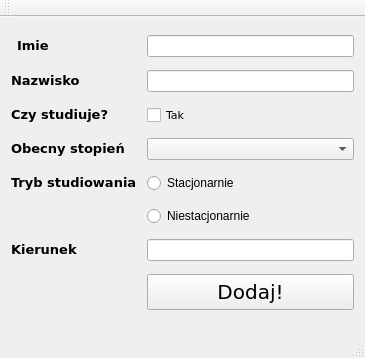
<?xml version="1.0" encoding="UTF-8"?>
<ui version="4.0">
 <class>NewStudent_FormClass</class>
 <widget class="QMainWindow" name="NewStudent_FormClass">
  <property name="geometry">
   <rect>
    <x>0</x>
    <y>0</y>
    <width>365</width>
    <height>358</height>
   </rect>
  </property>
  <property name="sizePolicy">
   <sizepolicy hsizetype="Minimum" vsizetype="Fixed">
    <horstretch>0</horstretch>
    <verstretch>0</verstretch>
   </sizepolicy>
  </property>
  <property name="windowTitle">
   <string>NewStudent_Form</string>
  </property>
  <widget class="QWidget" name="centralWidget">
   <layout class="QGridLayout" name="gridLayout">
    <item row="0" column="0">
     <widget class="QLabel" name="imie_label">
      <property name="sizePolicy">
       <sizepolicy hsizetype="Minimum" vsizetype="Fixed">
        <horstretch>0</horstretch>
        <verstretch>0</verstretch>
       </sizepolicy>
      </property>
      <property name="font">
       <font>
        <family>Verdana</family>
        <pointsize>10</pointsize>
       </font>
      </property>
      <property name="styleSheet">
       <string notr="true">padding: 2</string>
      </property>
      <property name="text">
       <string>&lt;html&gt;&lt;head/&gt;&lt;body&gt;&lt;p&gt;&lt;span style=&quot; font-weight:500; color: black&quot;&gt;Imie&lt;/span&gt;&lt;/p&gt;&lt;/body&gt;&lt;/html&gt;</string>
      </property>
      <property name="buddy">
       <cstring>lineEdit_firstName</cstring>
      </property>
     </widget>
    </item>
    <item row="0" column="1">
     <widget class="QLineEdit" name="lineEdit_firstName">
      <property name="sizePolicy">
       <sizepolicy hsizetype="Minimum" vsizetype="Fixed">
        <horstretch>0</horstretch>
        <verstretch>0</verstretch>
       </sizepolicy>
      </property>
     </widget>
    </item>
    <item row="1" column="0">
     <widget class="QLabel" name="nazwisko_label">
      <property name="sizePolicy">
       <sizepolicy hsizetype="Preferred" vsizetype="Fixed">
        <horstretch>0</horstretch>
        <verstretch>0</verstretch>
       </sizepolicy>
      </property>
      <property name="font">
       <font>
        <family>Verdana</family>
        <pointsize>10</pointsize>
       </font>
      </property>
      <property name="text">
       <string>&lt;html&gt;&lt;head/&gt;&lt;body&gt;&lt;p&gt;&lt;span style=&quot; font-weight:500; color: black; font-family: verdana&quot;&gt;Nazwisko&lt;/span&gt;&lt;/p&gt;&lt;/body&gt;&lt;/html&gt;</string>
      </property>
      <property name="buddy">
       <cstring>lineEdit_secondName</cstring>
      </property>
     </widget>
    </item>
    <item row="1" column="1">
     <widget class="QLineEdit" name="lineEdit_secondName">
      <property name="sizePolicy">
       <sizepolicy hsizetype="Expanding" vsizetype="Fixed">
        <horstretch>0</horstretch>
        <verstretch>0</verstretch>
       </sizepolicy>
      </property>
     </widget>
    </item>
    <item row="2" column="0">
     <widget class="QLabel" name="czyStudiuje_label">
      <property name="sizePolicy">
       <sizepolicy hsizetype="Preferred" vsizetype="Fixed">
        <horstretch>0</horstretch>
        <verstretch>0</verstretch>
       </sizepolicy>
      </property>
      <property name="font">
       <font>
        <family>Verdana</family>
        <pointsize>10</pointsize>
       </font>
      </property>
      <property name="text">
       <string>&lt;html&gt;&lt;head/&gt;&lt;body&gt;&lt;p&gt;&lt;span style=&quot; font-weight:500; color: black; font-family: verdana&quot;&gt;Czy studiuje?
&lt;/span&gt;&lt;/p&gt;&lt;/body&gt;&lt;/html&gt;</string>
      </property>
      <property name="buddy">
       <cstring>checkBox_IfStillStudy</cstring>
      </property>
     </widget>
    </item>
    <item row="2" column="1">
     <widget class="QCheckBox" name="checkBox_IfStillStudy">
      <property name="sizePolicy">
       <sizepolicy hsizetype="Minimum" vsizetype="Fixed">
        <horstretch>0</horstretch>
        <verstretch>0</verstretch>
       </sizepolicy>
      </property>
      <property name="font">
       <font>
        <family>Verdana</family>
        <pointsize>8</pointsize>
       </font>
      </property>
      <property name="text">
       <string>Tak</string>
      </property>
     </widget>
    </item>
    <item row="3" column="0">
     <widget class="QLabel" name="stopienStudiow_label">
      <property name="sizePolicy">
       <sizepolicy hsizetype="Preferred" vsizetype="Fixed">
        <horstretch>0</horstretch>
        <verstretch>0</verstretch>
       </sizepolicy>
      </property>
      <property name="font">
       <font>
        <family>Verdana</family>
        <pointsize>10</pointsize>
       </font>
      </property>
      <property name="text">
       <string>&lt;html&gt;&lt;head/&gt;&lt;body&gt;&lt;p&gt;&lt;span style=&quot; font-weight:500; color: black; font-family: verdana&quot;&gt;Obecny stopień
&lt;/span&gt;&lt;/p&gt;&lt;/body&gt;&lt;/html&gt;</string>
      </property>
      <property name="buddy">
       <cstring>comboBox_stopnie</cstring>
      </property>
     </widget>
    </item>
    <item row="3" column="1">
     <widget class="QComboBox" name="comboBox_stopnie">
      <property name="sizePolicy">
       <sizepolicy hsizetype="Preferred" vsizetype="Fixed">
        <horstretch>0</horstretch>
        <verstretch>0</verstretch>
       </sizepolicy>
      </property>
     </widget>
    </item>
    <item row="4" column="0">
     <widget class="QLabel" name="tryb_label">
      <property name="sizePolicy">
       <sizepolicy hsizetype="Preferred" vsizetype="Fixed">
        <horstretch>0</horstretch>
        <verstretch>0</verstretch>
       </sizepolicy>
      </property>
      <property name="font">
       <font>
        <family>Verdana</family>
        <pointsize>10</pointsize>
       </font>
      </property>
      <property name="text">
       <string>&lt;html&gt;&lt;head/&gt;&lt;body&gt;&lt;p&gt;&lt;span style=&quot; font-weight:500; color: black; font-family: verdana&quot;&gt;Tryb studiowania
&lt;/span&gt;&lt;/p&gt;&lt;/body&gt;&lt;/html&gt;</string>
      </property>
      <property name="buddy">
       <cstring>rd_stacjonarnie</cstring>
      </property>
     </widget>
    </item>
    <item row="4" column="1">
     <widget class="QRadioButton" name="rd_stacjonarnie">
      <property name="sizePolicy">
       <sizepolicy hsizetype="Minimum" vsizetype="Fixed">
        <horstretch>0</horstretch>
        <verstretch>0</verstretch>
       </sizepolicy>
      </property>
      <property name="text">
       <string>Stacjonarnie</string>
      </property>
     </widget>
    </item>
    <item row="5" column="1">
     <widget class="QRadioButton" name="rd_niestacjonarnie">
      <property name="sizePolicy">
       <sizepolicy hsizetype="Minimum" vsizetype="Fixed">
        <horstretch>0</horstretch>
        <verstretch>0</verstretch>
       </sizepolicy>
      </property>
      <property name="text">
       <string>Niestacjonarnie</string>
      </property>
     </widget>
    </item>
    <item row="6" column="0">
     <widget class="QLabel" name="kierunek_label">
      <property name="sizePolicy">
       <sizepolicy hsizetype="Preferred" vsizetype="Fixed">
        <horstretch>0</horstretch>
        <verstretch>0</verstretch>
       </sizepolicy>
      </property>
      <property name="font">
       <font>
        <family>Verdana</family>
        <pointsize>10</pointsize>
       </font>
      </property>
      <property name="text">
       <string>&lt;html&gt;&lt;head/&gt;&lt;body&gt;&lt;p&gt;&lt;span style=&quot; font-weight:500; color: black&quot;&gt;Kierunek&lt;/span&gt;&lt;/p&gt;&lt;/body&gt;&lt;/html&gt;</string>
      </property>
      <property name="buddy">
       <cstring>lineEdit_Field</cstring>
      </property>
     </widget>
    </item>
    <item row="6" column="1">
     <widget class="QLineEdit" name="lineEdit_Field">
      <property name="sizePolicy">
       <sizepolicy hsizetype="Expanding" vsizetype="Fixed">
        <horstretch>0</horstretch>
        <verstretch>0</verstretch>
       </sizepolicy>
      </property>
     </widget>
    </item>
    <item row="7" column="1">
     <widget class="QPushButton" name="pushButton">
      <property name="sizePolicy">
       <sizepolicy hsizetype="Minimum" vsizetype="Fixed">
        <horstretch>0</horstretch>
        <verstretch>0</verstretch>
       </sizepolicy>
      </property>
      <property name="font">
       <font>
        <family>verdana</family>
        <pointsize>15</pointsize>
        <fontweight>Medium</fontweight>
       </font>
      </property>
      <property name="styleSheet">
       <string notr="true">padding:5; font-family: verdana</string>
      </property>
      <property name="text">
       <string>Dodaj!</string>
      </property>
     </widget>
    </item>
   </layout>
  </widget>
  <widget class="QMenuBar" name="menuBar">
   <property name="geometry">
    <rect>
     <x>0</x>
     <y>0</y>
     <width>365</width>
     <height>21</height>
    </rect>
   </property>
  </widget>
  <widget class="QToolBar" name="mainToolBar">
   <attribute name="toolBarArea">
    <enum>TopToolBarArea</enum>
   </attribute>
   <attribute name="toolBarBreak">
    <bool>false</bool>
   </attribute>
  </widget>
  <widget class="QStatusBar" name="statusBar"/>
 </widget>
 <layoutdefault spacing="6" margin="11"/>
 <resources/>
 <connections>
  <connection>
   <sender>pushButton</sender>
   <signal>clicked()</signal>
   <receiver>NewStudent_FormClass</receiver>
   <slot>sendStudentDataBack()</slot>
   <hints>
    <hint type="sourcelabel">
     <x>143</x>
     <y>298</y>
    </hint>
    <hint type="destinationlabel">
     <x>77</x>
     <y>301</y>
    </hint>
   </hints>
  </connection>
 </connections>
 <slots>
  <slot>sendStudentDataBack()</slot>
 </slots>
</ui>
